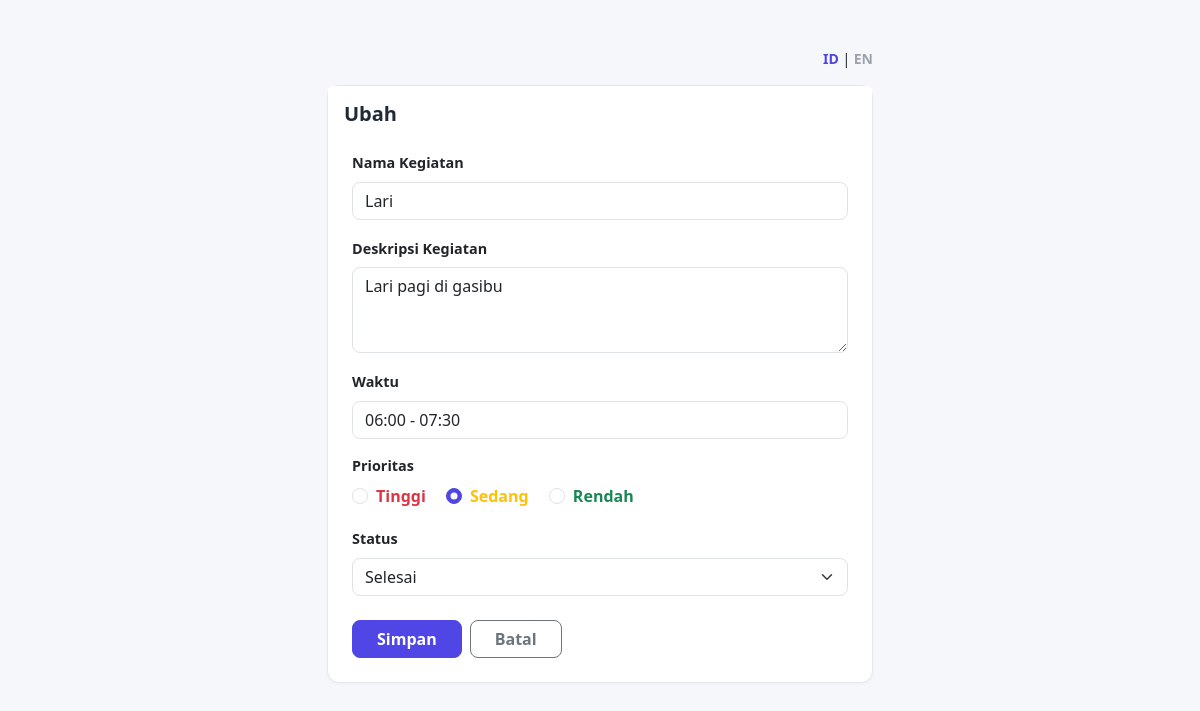
/sistem_rutinitas/update.php?id=6 (signed in), run on the app's committed database.
### tables this page shows
CREATE TABLE `rutinitas` (
  `id` int(11) NOT NULL,
  `nama_kegiatan` varchar(100) NOT NULL,
  `deskripsi` text NOT NULL,
  `waktu` varchar(50) NOT NULL,
  `prioritas` varchar(20) NOT NULL,
  `status` varchar(50) NOT NULL
);

### sistem_rutinitas/lang.php (called while the page is built, shortened)
<?php
$t = $kamus[$_SESSION["lang"]];
?>

### sistem_rutinitas/update.php (the view, shortened to what this page needs)
<?php
require "lang.php";
require "koneksi.php";
$id = $_GET["id"];
$stmt = $pdo->prepare("SELECT * FROM rutinitas WHERE id = :id");
$stmt->execute([":id" => $id]);
$data = $stmt->fetch(PDO::FETCH_ASSOC);
?>
<!DOCTYPE html>
<html lang="<?= $_SESSION['lang'] ?>">
<head>
    <link href="https://cdn.jsdelivr.net/npm/bootstrap@5.3.0/dist/css/bootstrap.min.css" rel="stylesheet">
</head>
<body>
    <div class="container mt-5 mb-5">
        <div class="row justify-content-center">
            <div class="col-md-8 col-lg-6">
                <div class="text-end mb-3 lang small">
                    <a href="?id=<?= $data["id"] ?>&lang=id" class="<?= $_SESSION['lang'] == 'id' ? 'active' : '' ?>">ID</a> |
                    <a href="?id=<?= $data["id"] ?>&lang=en" class="<?= $_SESSION['lang'] == 'en' ? 'active' : '' ?>">EN</a>
                </div>
                <div class="card">
                    <div class="card-header bg-white py-3 border-0">
                        <h5 class="mb-0 fw-bold"><?= $t["ubah"] ?></h5>
                    </div>
                    <div class="card-body p-4 pt-2">
                        <form method="POST" action="">
                            <div class="mb-3">
                                <label class="form-label"><?= $t["kegiatan"] ?></label>
                                <input type="text" name="nama_kegiatan" class="form-control" value="<?= $data['nama_kegiatan'] ?>">
                            </div>
                            <div class="mb-3">
                                <label class="form-label"><?= $t["desk"] ?></label>
                                <textarea name="deskripsi" class="form-control" rows="3"><?= $data['deskripsi'] ?></textarea>
                            </div>
                            <div class="mb-3">
                                <label class="form-label"><?= $t["waktu"] ?></label>
                                <input type="text" name="waktu" class="form-control" value="<?= $data['waktu'] ?>">
                            </div>
                            <div class="mb-3">
                                <label class="form-label d-block"><?= $t["prio"] ?></label>
                                <div class="form-check form-check-inline">
                                    <input class="form-check-input" type="radio" name="prioritas" value="Tinggi" <?= ($data['prioritas'] == 'Tinggi') ? 'checked' : '' ?>>
                                    <label class="form-check-label text-danger fw-semibold"><?= $t["tinggi"] ?></label>
                                </div>
                                <div class="form-check form-check-inline">
                                    <input class="form-check-input" type="radio" name="prioritas" value="Sedang" <?= ($data['prioritas'] == 'Sedang') ? 'checked' : '' ?>>
                                    <label class="form-check-label text-warning fw-semibold"><?= $t["sedang"] ?></label>
                                </div>
                                <div class="form-check form-check-inline">
                                    <input class="form-check-input" type="radio" name="prioritas" value="Rendah" <?= ($data['prioritas'] == 'Rendah') ? 'checked' : '' ?>>
                                    <label class="form-check-label text-success fw-semibold"><?= $t["rendah"] ?></label>
                                </div>
                            </div>
                            <div class="mb-4">
                                <label class="form-label"><?= $t["status"] ?></label>
                                <select name="status" class="form-select">
                                    <option value="Selesai" <?= $data['status'] == 'Selesai' ? 'selected' : '' ?>><?= $t["selesai"] ?></option>
                                </select>
                            </div>
                            <div class="d-flex gap-2">
                                <button type="submit" class="btn btn-accent px-4"><?= $t["simpan"] ?></button>
                                <a href="index.php" class="btn btn-outline-secondary px-4"><?= $t["batal"] ?></a>
                            </div>
                        </form>
                    </div>
                </div>
            </div>
        </div>
    </div>
</body>
</html>

### sistem_rutinitas/update.php (style rules this page uses)
body { background:#f6f7fb;color:#1f2937 }
.card { border:1px solid #e5e7eb!important;border-radius:12px;box-shadow:0 1px 3px rgba(0,0,0,.04)!important }
.form-label { font-weight:600;font-size:.9rem }
.form-control,.form-select { border-radius:8px }
.btn { border-radius:8px;font-weight:600 }
.btn-accent { background:#4f46e5;border-color:#4f46e5;color:#fff }
.lang a { text-decoration:none;font-weight:600;color:#9ca3af }
.lang a.active { color:#4f46e5 }
h4,h5 { color:#1f2937 }
.form-check-input:checked { background-color:#4f46e5;border-color:#4f46e5 }

### data on the page
rutinitas: nama_kegiatan "Lari", deskripsi "Lari pagi di gasibu", waktu "06:00 - 07:30", prioritas "☑", status "Selesai"

### other printed values
$t["ubah"] "Ubah"
$t["kegiatan"] "Nama Kegiatan"
$t["desk"] "Deskripsi Kegiatan"
$t["waktu"] "Waktu"
$t["prio"] "Prioritas"
$t["tinggi"] "Tinggi"
$t["sedang"] "Sedang"
$t["rendah"] "Rendah"
$t["status"] "Status"
$t["simpan"] "Simpan"
$t["batal"] "Batal"
